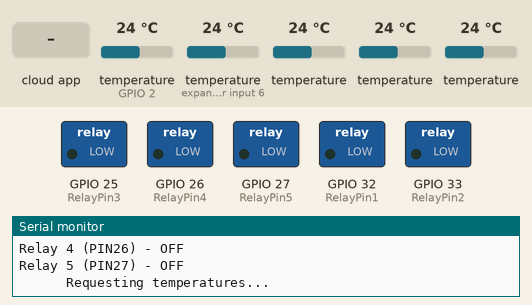
Recording of a program running on a simulated ESP32. On the bench: switched loads named in the program (green lamp = pin HIGH), the last lines printed to the serial monitor. Inputs (shaded band) come from the test bench; at power-on: temperature (sensors on expander input 6, GPIO 2) 24 °C, temperature 24 °C. WiFi joins after 1.5 s; servers stay silent unless stated; EEPROM starts erased.

Above: at 3.7 s.
3.8 s: the phone or cloud app sets setTemp_HWS to 25
At 6.5 s:
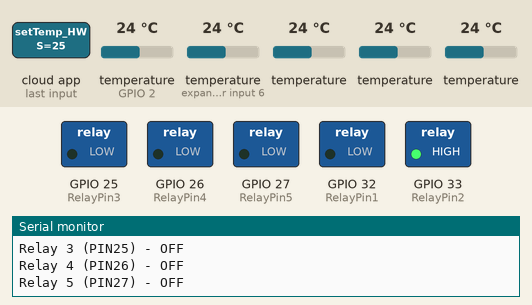
6.8 s: the phone or cloud app sets switch_5 to 1
At 8.3 s:
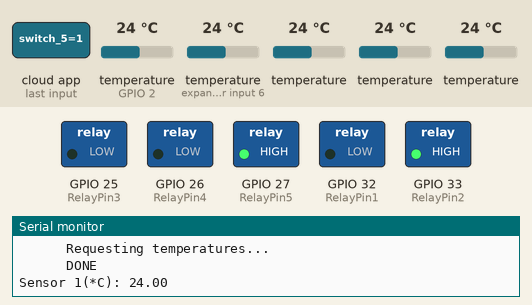
8.9 s: temperature (sensor on expander input 6) set to 25.4 °C
At 9.8 s:
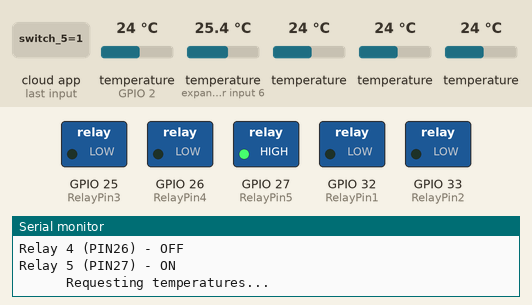
10.9 s: the phone or cloud app sets switch_GasBoiler to 1
At 12.2 s:
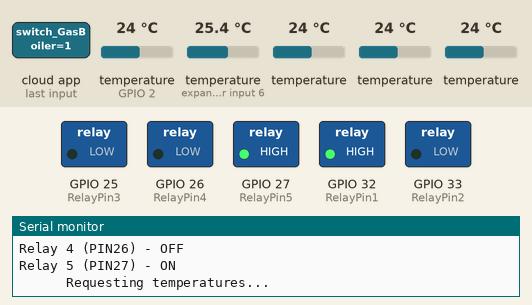
13.9 s: the phone or cloud app sets switch_PumpRadiators to 1
At 15.1 s:
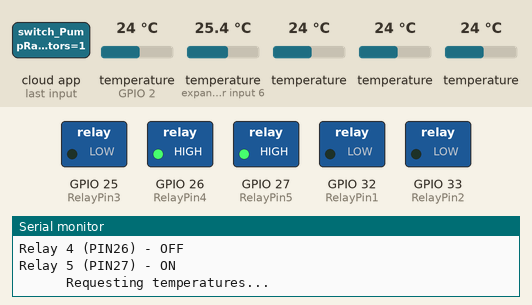
Timing chart, 0 to 16.9 s (numbered marks = the images above; inputs shaded):
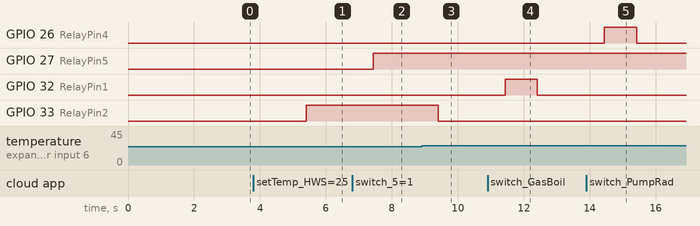

Measured:
- the behaviour switches between 25 and 25.1 °C on temperature (sensor on expander input 6) (found by bisection; images 2 and 3)
- after the input at 3.8 s, GPIO 33 (RelayPin2): LOW → HIGH after 1.6 s
- after the input at 6.8 s, GPIO 27 (RelayPin5): LOW → HIGH after 0.64 s
- after the input at 8.9 s, GPIO 33 (RelayPin2): HIGH → LOW after 0.51 s
- after the input at 10.9 s, GPIO 32 (RelayPin1): LOW → HIGH after 0.54 s, → LOW 0.97 s later
- after the input at 13.9 s, GPIO 26 (RelayPin4): LOW → HIGH after 0.54 s, → LOW 0.97 s later

The program:

main.cpp
```cpp
/*
  Sketch generated by the Arduino IoT Cloud Thing "Untitled"
  https://create.arduino.cc/cloud/things/6ac2e19e-1c26-4275-a0bf-fad7b0f2b0d2

  Arduino IoT Cloud Variables description

  The following variables are automatically generated and updated when changes are made to the Thing

  float setTemp_HWS;
  float setTemp_Room;
  CloudSwitch manual_Control;
  CloudSwitch switch_5;
  CloudSwitch switch_GasBoiler;
  CloudSwitch switch_PumpHWS;
  CloudSwitch switch_PumpRadiators;
  CloudSwitch switch_PumpRecirculationHWS;
  CloudTemperatureSensor temp_GasBoiler;
  CloudTemperatureSensor temp_HWSBoiler;
  CloudTemperatureSensor temp_Radiators;
  CloudTemperatureSensor temp_Room;
  CloudTemperatureSensor temp_Street;
  int heatRequest_GasBoiler;
  int heatRequest_HWS;
  int heatRequest_Plus_HWS;
  int heatRequest_Radiators;
  int hysteresis_GasBoiler;
  int hysteresis_HWS;
  int maxTemp_GasBoiler;
  int minTemp_GasBoiler;

  Variables which are marked as READ/WRITE in the Cloud Thing will also have functions
  which are called when their values are changed from the Dashboard.
  These functions are generated with the Thing and added at the end of this sketch.
*/

#include <Arduino.h>
#include "arduino_secrets.h"
#include "thingProperties.h"
#include "OneWire.h"
#include "DallasTemperature.h"
#include "Preferences.h"
#include "GyverPID.h"

#define ONE_WIRE_BUS 2
#define RelayPin1 32
#define RelayPin2 33
#define RelayPin3 25
#define RelayPin4 26
#define RelayPin5 27

Preferences preferences;
OneWire oneWire(ONE_WIRE_BUS);
DallasTemperature DS18B20(&oneWire);
GyverPID PID_Radiators;

unsigned long previousMillis = 0;
const long interval = 1000; // Задержка в мс
float targetTemp_HWS; // Целевая температура ГВС
float targetTemp_Room;  // Целевая температура в комнате
int last_heatRequest_Plus_HWS;
int last_hysteresis_GasBoiler;
int last_hysteresis_HWS;
int last_maxTemp_GasBoiler;
int last_minTemp_GasBoiler;

DeviceAddress sensor1 = { 0x28, 0x6C, 0x5F, 0x57, 0x4, 0xD8, 0x3C, 0xA9 };
DeviceAddress sensor2 = { 0x28, 0x1C, 0x3C, 0x57, 0x4, 0xDA, 0x3C, 0xFF };
DeviceAddress sensor3 = { 0x28, 0x79, 0xEA, 0x81, 0xE3, 0xB6, 0x3C, 0xB7 };
DeviceAddress sensor4 = { 0x28, 0x5D, 0x5E, 0x57, 0x4, 0x27, 0x3C, 0x3F };
DeviceAddress sensor5 = { 0x28, 0x23, 0x72, 0x81, 0xE3, 0xD3, 0x3C, 0x7A };

void checkStateRelay()  {
  Serial.print("Relay 1 (PIN32) - ");
    if(digitalRead(RelayPin1) == 1){
      Serial.println("ON");
    }
    else {
      Serial.println("OFF");
    }

  Serial.print("Relay 2 (PIN33) - ");
    if(digitalRead(RelayPin2) == 1){
      Serial.println("ON");
    }
    else {
      Serial.println("OFF");
    }

  Serial.print("Relay 3 (PIN25) - ");
    if(digitalRead(RelayPin3) == 1){
      Serial.println("ON");
    }
    else {
      Serial.println("OFF");
    }

  Serial.print("Relay 4 (PIN26) - ");
    if(digitalRead(RelayPin4) == 1){
      Serial.println("ON");
    }
    else {
      Serial.println("OFF");
    }

  Serial.print("Relay 5 (PIN27) - ");
    if(digitalRead(RelayPin5) == 1){
      Serial.println("ON");
    }
    else {
      Serial.println("OFF");
    }
}
void control_HWSBoiler();
void control_Radiators();
void control_GasBoiler();

void setup() {

  Serial.begin(115200);
  DS18B20.begin();
  pinMode(RelayPin1, OUTPUT);
  pinMode(RelayPin2, OUTPUT);
  pinMode(RelayPin3, OUTPUT);
  pinMode(RelayPin4, OUTPUT);
  pinMode(RelayPin5, OUTPUT);

  PID_Radiators.Kp = 10.0;
  PID_Radiators.Ki = 0.5;
  PID_Radiators.Kd = 0;
  PID_Radiators.setDt(1000);
  PID_Radiators.setLimits(minTemp_GasBoiler, maxTemp_GasBoiler);

  preferences.begin("setting", false);
  targetTemp_HWS = preferences.getFloat("tgTemp_HWS"); // Считываем из EEPROM
  targetTemp_Room = preferences.getFloat("tgTemp_Room");
  heatRequest_Plus_HWS = preferences.getInt("heatReq_PlusHWS");
  hysteresis_GasBoiler = preferences.getInt("hyst_GasBoiler");
  hysteresis_HWS = preferences.getInt("hyst_HWS");
  maxTemp_GasBoiler = preferences.getInt("maxTGasBoiler");
  minTemp_GasBoiler = preferences.getInt("minTGasBoiler");

  last_heatRequest_Plus_HWS = heatRequest_Plus_HWS;
  last_hysteresis_GasBoiler = hysteresis_GasBoiler;
  last_hysteresis_HWS = hysteresis_HWS;
  last_maxTemp_GasBoiler = maxTemp_GasBoiler;
  last_minTemp_GasBoiler = minTemp_GasBoiler;

  setTemp_HWS = -1;
  setTemp_Room = -1;

  delay(1000);
  Serial.println("load targetTemp_HWS = " + (String)preferences.getFloat("tgTemp_HWS"));
  Serial.println("load targetTemp_Room) = " + (String)preferences.getFloat("tgTemp_Room"));
  Serial.println("load heatRequest_Plus_HWS = " + (String)preferences.getInt("heatReq_PlusHWS"));
  Serial.println("load hysteresis_GasBoiler = " + (String)preferences.getInt("hyst_GasBoiler"));
  Serial.println("load hysteresis_HWS = " + (String)preferences.getInt("hyst_HWS"));
  Serial.println("load maxTemp_GasBoiler = " + (String)preferences.getInt("maxTGasBoiler"));
  Serial.println("load minTemp_GasBoiler = " + (String)preferences.getInt("minTGasBoiler"));

  // This delay gives the chance to wait for a Serial Monitor without blocking if none is found
  delay(1500);
  initProperties(); // Defined in thingProperties.h
  ArduinoCloud.begin(ArduinoIoTPreferredConnection);  // Connect to Arduino IoT Cloud

  /*
     The following function allows you to obtain more information
     related to the state of network and IoT Cloud connection and errors
     the higher number the more granular information you’ll get.
     The default is 0 (only errors).
     Maximum is 4
  */
  setDebugMessageLevel(2);
  ArduinoCloud.printDebugInfo();
}

void loop() {
  ArduinoCloud.update();
  unsigned long currentMillis = millis();

  if (currentMillis - previousMillis > interval) { // Аналог Delay, но не блокирующий облачного обновления
    previousMillis = currentMillis;

    Serial.println("\n      Requesting temperatures...");
    DS18B20.requestTemperatures(); // Send the command to get temperatures
    Serial.println("\t\t\tDONE");

    Serial.print("Sensor 1(*C): ");
    Serial.println(DS18B20.getTempC(sensor1));
    Serial.print("Sensor 2(*C): ");
    Serial.println(DS18B20.getTempC(sensor2));
    Serial.print("Sensor 3(*C): ");
    Serial.println(DS18B20.getTempC(sensor3));
    Serial.print("Sensor 4(*C): ");
    Serial.println(DS18B20.getTempC(sensor4));
    Serial.print("Sensor 5(*C): ");
    Serial.println(DS18B20.getTempC(sensor5));

    temp_GasBoiler = round(DS18B20.getTempC(sensor1)*10)/10;
    temp_HWSBoiler = round(DS18B20.getTempC(sensor2)*10)/10;
    temp_Radiators = round(DS18B20.getTempC(sensor3)*10)/10;
    temp_Room = round(DS18B20.getTempC(sensor4)*10)/10;
    temp_Street = round(DS18B20.getTempC(sensor5)*10)/10;

    if(manual_Control == false) {  // Если ручное управление выключено
      control_HWSBoiler();  // ГВС
      control_Radiators();  // Радиаторы
      control_GasBoiler();
    }

    onSwitchGasBoilerChange();
    onSwitchPumpHWSChange();
    onSwitchPumpRecirculationHWSChange();
    onSwitchPumpRadiatorsChange();
    onSwitch5Change();
    onManualControlChange();

    onSetTempHWSChange();
    onSetTempRoomChange();
    onHeatRequestPlusHWSChange();

    Serial.println("\ntargetTemp_HWS = " + (String)targetTemp_HWS);
    Serial.println("targetTemp_Room = " + (String)targetTemp_Room);
    Serial.println("heatRequest_Plus_HWS = " + (String)heatRequest_Plus_HWS);
    Serial.println("hysteresis_GasBoiler = " + (String)hysteresis_GasBoiler);
    Serial.println("hysteresis_HWS = " + (String)hysteresis_HWS);
    Serial.println("maxTemp_GasBoiler = " + (String)maxTemp_GasBoiler);
    Serial.println("minTemp_GasBoiler = " + (String)minTemp_GasBoiler);


    Serial.println("\nheatRequest_Radiators = " + (String)PID_Radiators.output);
    Serial.println("heatRequest_HWS = " + (String)heatRequest_HWS);
    Serial.println("heatRequest_GasBoiler = " + (String)heatRequest_GasBoiler);

    checkStateRelay();  // Вывод в serial состояния реле

  }
}

void control_GasBoiler()  {
  heatRequest_GasBoiler = max(heatRequest_HWS, heatRequest_Radiators);
  if(temp_GasBoiler > (heatRequest_GasBoiler + hysteresis_GasBoiler)) {
    switch_GasBoiler = false;
  }
  else if (temp_GasBoiler <= (heatRequest_GasBoiler - hysteresis_GasBoiler)) {
    switch_GasBoiler = true;
  }
}

void control_HWSBoiler()  { // Контур ГВС температура
  if(temp_HWSBoiler > (targetTemp_HWS + hysteresis_HWS))  {
    switch_PumpHWS = false;
    heatRequest_HWS = 0;
  }
  else if (temp_HWSBoiler <= (targetTemp_HWS - hysteresis_HWS)) {
    switch_PumpHWS = true;
    if((targetTemp_HWS + heatRequest_Plus_HWS) > maxTemp_GasBoiler) {
      heatRequest_HWS = maxTemp_GasBoiler;
    }
    else {
      heatRequest_HWS = targetTemp_HWS + heatRequest_Plus_HWS;
    }
  }
}


void control_Radiators() {
  PID_Radiators.setLimits(minTemp_GasBoiler, maxTemp_GasBoiler);
  PID_Radiators.input = temp_Room;  // Указываем текущую температуру для ПИД регулятора
  PID_Radiators.setpoint = targetTemp_Room; // Указываем целевую температуру для комнаты
  PID_Radiators.getResult();
  heatRequest_Radiators = PID_Radiators.output;
  if (heatRequest_Radiators < 20 || (heatRequest_Radiators - temp_Radiators) < -6 ) {
    switch_PumpRadiators = false;
  }
  else if (heatRequest_Radiators >= 20){
    switch_PumpRadiators = true;
  }
}


void onSwitchGasBoilerChange()  {
  if(switch_GasBoiler){
    digitalWrite(RelayPin1, HIGH);
  }
  else{
    digitalWrite(RelayPin1, LOW);
  }
}

void onSwitchPumpHWSChange()  {
  if(switch_PumpHWS){
    digitalWrite(RelayPin2, HIGH);
  }
  else{
    digitalWrite(RelayPin2, LOW);
  }
}

void onSwitchPumpRecirculationHWSChange()  {
  if(switch_PumpRecirculationHWS){
    digitalWrite(RelayPin3, HIGH);
  }
  else{
    digitalWrite(RelayPin3, LOW);
  }
}

void onSwitchPumpRadiatorsChange()  {
  if(manual_Control == false) {
    if(switch_PumpRadiators == true && switch_PumpHWS == false){
      digitalWrite(RelayPin4, HIGH);
    }
    else if (switch_PumpRadiators == false || switch_PumpHWS == true){
      switch_PumpRadiators = false;
      digitalWrite(RelayPin4, LOW);
    }
  }
  else {
    if(switch_PumpRadiators){
      digitalWrite(RelayPin4, HIGH);
    }
    else{
      digitalWrite(RelayPin4, LOW);
    }
  }
}

void onSwitch5Change()  {
  if(switch_5){
    digitalWrite(RelayPin5, HIGH);
  }
  else{
    digitalWrite(RelayPin5, LOW);
  }
}

void onManualControlChange()  {
}

void onSetTempHWSChange()  {
  if(ArduinoCloud.connected() == 1 && setTemp_HWS >= 0 && targetTemp_HWS != setTemp_HWS) {
    targetTemp_HWS = setTemp_HWS;
    preferences.putFloat("tgTemp_HWS", targetTemp_HWS); // Сохраняем в EEPROOM
    Serial.println("Сохранено targetTemp_HWS = " + (String)preferences.getFloat("tgTemp_HWS"));
  }
}

void onSetTempRoomChange()  {
  if(ArduinoCloud.connected() == 1 && setTemp_Room >= 0 && targetTemp_Room != setTemp_Room) {
    targetTemp_Room = setTemp_Room;
    preferences.putFloat("tgTemp_Room", targetTemp_Room); // Сохраняем в EEPROOM
    Serial.println("Сохранено targetTemp_Room = " + (String)preferences.getFloat("tgTemp_Room"));
  }
}

void onHysteresisGasBoilerChange()  {
  if(ArduinoCloud.connected() == 1 && hysteresis_GasBoiler >= 0 && hysteresis_GasBoiler != last_hysteresis_GasBoiler) {
    last_hysteresis_GasBoiler = hysteresis_GasBoiler;
    preferences.putInt("hyst_GasBoiler", hysteresis_GasBoiler); // Сохраняем в EEPROOM
    Serial.println("Сохранено hysteresis_GasBoiler = " + (String)preferences.getInt("hyst_GasBoiler"));
  }
}

void onHysteresisHWSChange()  {
 if(ArduinoCloud.connected() == 1 && hysteresis_HWS >= 0 && hysteresis_HWS != last_hysteresis_HWS) {
    last_hysteresis_HWS = hysteresis_HWS;
    preferences.putInt("hyst_HWS", hysteresis_HWS); // Сохраняем в EEPROOM
    Serial.println("Сохранено hysteresis_HWS = " + (String)preferences.getInt("hyst_HWS"));
  }
}

void onMaxTempGasBoilerChange()  {
 if(ArduinoCloud.connected() == 1 && maxTemp_GasBoiler >= 0 && maxTemp_GasBoiler != last_maxTemp_GasBoiler) {
    last_maxTemp_GasBoiler = maxTemp_GasBoiler;
    preferences.putInt("maxTGasBoiler", maxTemp_GasBoiler); // Сохраняем в EEPROOM
    Serial.println("Сохранено maxTemp_GasBoiler = " + (String)preferences.getInt("maxTGasBoiler"));
  }
}

void onMinTempGasBoilerChange()  {
 if(ArduinoCloud.connected() == 1 && minTemp_GasBoiler >= 0 && minTemp_GasBoiler != last_minTemp_GasBoiler) {
    last_minTemp_GasBoiler = minTemp_GasBoiler;
    preferences.putInt("minTGasBoiler", minTemp_GasBoiler); // Сохраняем в EEPROOM
    Serial.println("Сохранено minTemp_GasBoiler = " + (String)preferences.getInt("minTGasBoiler"));
  }
}

void onHeatRequestGasBoilerChange()  {
  // Add your code here to act upon HeatRequestGasBoiler change
}

void onHeatRequestPlusHWSChange()  {
  if(ArduinoCloud.connected() == 1 && heatRequest_Plus_HWS >= 0 && heatRequest_Plus_HWS != last_heatRequest_Plus_HWS) {
    last_heatRequest_Plus_HWS = heatRequest_Plus_HWS;
    preferences.putInt("heatReq_PlusHWS", heatRequest_Plus_HWS); // Сохраняем в EEPROOM
    Serial.println("Сохранено heatRequest_Plus_HWS = " + (String)preferences.getInt("heatReq_PlusHWS"));
  }
}
```

arduino_secrets.h
```cpp
#define SECRET_SSID "Redmi_EDDA_1225"
#define SECRET_OPTIONAL_PASS "59074274"
#define SECRET_DEVICE_KEY "BYG3Q9BD65A8GP14RB50"
```

thingProperties.h
```cpp
// Code generated by Arduino IoT Cloud, DO NOT EDIT.

#include <ArduinoIoTCloud.h>
#include <Arduino_ConnectionHandler.h>

const char DEVICE_LOGIN_NAME[]  = "2be684ca-5b26-4305-bb91-911bddbf2c45";

const char SSID[]               = SECRET_SSID;    // Network SSID (name)
const char PASS[]               = SECRET_OPTIONAL_PASS;    // Network password (use for WPA, or use as key for WEP)
const char DEVICE_KEY[]  = SECRET_DEVICE_KEY;    // Secret device password

void onSetTempHWSChange();
void onSetTempRoomChange();
void onManualControlChange();
void onSwitch5Change();
void onSwitchGasBoilerChange();
void onSwitchPumpHWSChange();
void onSwitchPumpRadiatorsChange();
void onSwitchPumpRecirculationHWSChange();
void onHeatRequestPlusHWSChange();
void onHysteresisGasBoilerChange();
void onHysteresisHWSChange();
void onMaxTempGasBoilerChange();
void onMinTempGasBoilerChange();

float setTemp_HWS;
float setTemp_Room;
CloudSwitch manual_Control;
CloudSwitch switch_5;
CloudSwitch switch_GasBoiler;
CloudSwitch switch_PumpHWS;
CloudSwitch switch_PumpRadiators;
CloudSwitch switch_PumpRecirculationHWS;
CloudTemperatureSensor temp_GasBoiler;
CloudTemperatureSensor temp_HWSBoiler;
CloudTemperatureSensor temp_Radiators;
CloudTemperatureSensor temp_Room;
CloudTemperatureSensor temp_Street;
int heatRequest_GasBoiler;
int heatRequest_HWS;
int heatRequest_Plus_HWS;
int heatRequest_Radiators;
int hysteresis_GasBoiler;
int hysteresis_HWS;
int maxTemp_GasBoiler;
int minTemp_GasBoiler;

void initProperties(){

  ArduinoCloud.setBoardId(DEVICE_LOGIN_NAME);
  ArduinoCloud.setSecretDeviceKey(DEVICE_KEY);
  ArduinoCloud.addProperty(setTemp_HWS, READWRITE, ON_CHANGE, onSetTempHWSChange);
  ArduinoCloud.addProperty(setTemp_Room, READWRITE, ON_CHANGE, onSetTempRoomChange);
  ArduinoCloud.addProperty(manual_Control, READWRITE, ON_CHANGE, onManualControlChange);
  ArduinoCloud.addProperty(switch_5, READWRITE, ON_CHANGE, onSwitch5Change);
  ArduinoCloud.addProperty(switch_GasBoiler, READWRITE, ON_CHANGE, onSwitchGasBoilerChange, 1);
  ArduinoCloud.addProperty(switch_PumpHWS, READWRITE, ON_CHANGE, onSwitchPumpHWSChange);
  ArduinoCloud.addProperty(switch_PumpRadiators, READWRITE, ON_CHANGE, onSwitchPumpRadiatorsChange, 1);
  ArduinoCloud.addProperty(switch_PumpRecirculationHWS, READWRITE, ON_CHANGE, onSwitchPumpRecirculationHWSChange);
  ArduinoCloud.addProperty(temp_GasBoiler, READ, 1 * SECONDS, NULL);
  ArduinoCloud.addProperty(temp_HWSBoiler, READ, 1 * SECONDS, NULL);
  ArduinoCloud.addProperty(temp_Radiators, READ, 1 * SECONDS, NULL);
  ArduinoCloud.addProperty(temp_Room, READ, 1 * SECONDS, NULL);
  ArduinoCloud.addProperty(temp_Street, READ, 1 * SECONDS, NULL);
  ArduinoCloud.addProperty(heatRequest_GasBoiler, READ, 1 * SECONDS, NULL);
  ArduinoCloud.addProperty(heatRequest_HWS, READ, 1 * SECONDS, NULL);
  ArduinoCloud.addProperty(heatRequest_Plus_HWS, READWRITE, ON_CHANGE, onHeatRequestPlusHWSChange);
  ArduinoCloud.addProperty(heatRequest_Radiators, READ, 1 * SECONDS, NULL);
  ArduinoCloud.addProperty(hysteresis_GasBoiler, READWRITE, ON_CHANGE, onHysteresisGasBoilerChange);
  ArduinoCloud.addProperty(hysteresis_HWS, READWRITE, ON_CHANGE, onHysteresisHWSChange);
  ArduinoCloud.addProperty(maxTemp_GasBoiler, READWRITE, ON_CHANGE, onMaxTempGasBoilerChange);
  ArduinoCloud.addProperty(minTemp_GasBoiler, READWRITE, ON_CHANGE, onMinTempGasBoilerChange);

}

WiFiConnectionHandler ArduinoIoTPreferredConnection(SSID, PASS);
```
